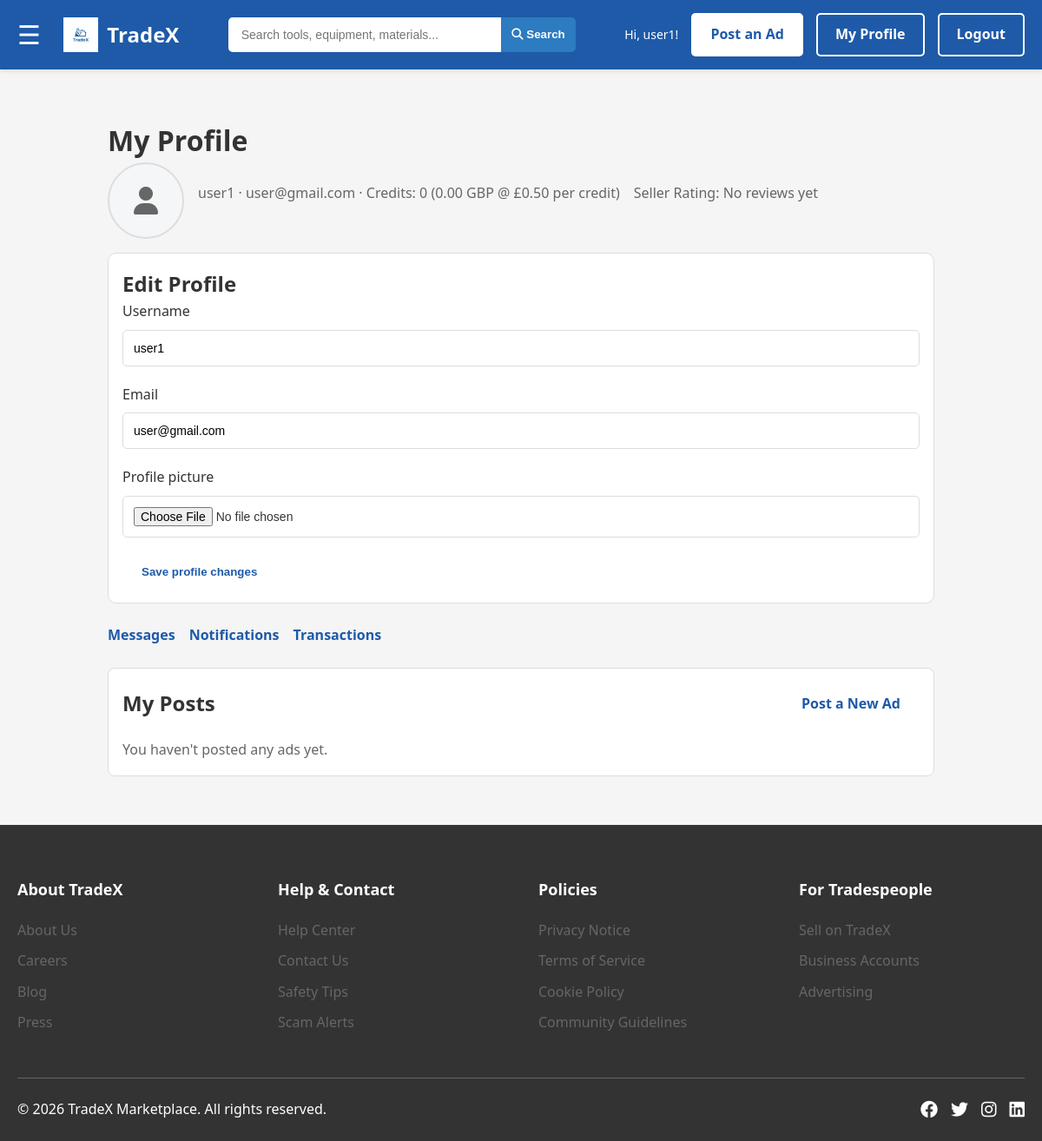
Screenshot of /profile/ (signed in) with the database file from the repository.
### myapp/models.py (models this page shows, shortened)
class User(models.Model):
    username = models.CharField(max_length=50, unique=True)
    email = models.EmailField(unique=True)
    password_hash = models.CharField(max_length=255)
    profile_photo = models.ImageField(upload_to="profiles/", null=True, blank=True)
    credits_balance = models.IntegerField(default=0)
    created_at = models.DateTimeField(auto_now_add=True)

### myapp/views.py (the view)
# urls.py: path("profile/", views.profile, name="profile"),
def profile(request):
    profile_user = _get_profile_user(request)
    if not profile_user:
        return redirect("login")
    if request.method == "POST":
        form = ProfileUpdateForm(request.POST, request.FILES, instance=profile_user)
        if form.is_valid():
            form.save()
            return redirect("profile")
    else:
        form = ProfileUpdateForm(instance=profile_user)
    user_listings = Listing.objects.none()
    user_listings = Listing.objects.filter(user=profile_user).order_by("-createdDate")
    received_reviews = ListingReview.objects.filter(listing__user=profile_user)
    reviews_count = received_reviews.count()
    average_rating = received_reviews.aggregate(avg_rating=Avg("rating"))["avg_rating"]
    credit_value_gbp = Decimal(profile_user.credits_balance) * Decimal("0.50")
    return render(request, "profile/profile.html", {
        **get_nav_context(request),
        "profile_user": profile_user,
        "user_listings": user_listings,
        "reviews_count": reviews_count,
        "average_rating": average_rating,
        "credit_value_gbp": credit_value_gbp,
        "profile_form": form,
    })

### myapp/forms.py (shortened to what this page needs)
class ProfileUpdateForm(forms.ModelForm):
    class Meta:
        model = User
        fields = ["username", "email", "profile_photo"]
    def __init__(self, *args, **kwargs):
        super().__init__(*args, **kwargs)
        self.fields["username"].max_length = 50
        self.fields["profile_photo"].required = False

### myapp/views.py (called while the page is built)
def _get_profile_user(request):
    user_id = request.session.get("user_id")
    profile_user = None
    if user_id:
        profile_user = User.objects.filter(id=user_id).first()
    if not profile_user and request.user.is_authenticated:
        profile_user = User.objects.filter(username=request.user.username).first()
        if profile_user:
            request.session["user_id"] = profile_user.id
    return profile_user

def get_nav_context(request):
    user_id = request.session.get("user_id")
    user = None
    if user_id:
        try:
            user = User.objects.get(id=user_id)
        except User.DoesNotExist:
            pass
    return {"user_id": user_id, "user": user}

### myapp/templates/profile/profile.html (shortened to what this page needs)
{% load static %}
<!DOCTYPE html>
<html lang="en">
<head>
    <link rel="stylesheet" href="{% static 'styles/styles.css' %}">
    <link rel="stylesheet" href="{% static 'home/home.css' %}">
    <link rel="stylesheet" href="{% static 'profile/profile.css' %}">
    <link rel="stylesheet" href="https://cdnjs.cloudflare.com/ajax/libs/font-awesome/6.4.0/css/all.min.css">
</head>
<body>
    <nav class="navbar">
        <div class="nav-container">
            <span id="openNavBtn" style="font-size:30px;cursor:pointer;color:white;">&#9776;</span>
            <a href="{% url 'home' %}" class="logo">
                <img src="{% static 'images/tradex-logo.png' %}" alt="TradeX Logo">
                <span>TradeX</span>
            </a>
            <form class="search-bar" method="GET" action="{% url 'products' %}">
                <input type="text"
                       name="q"
                       placeholder="Search tools, equipment, materials..."
                       value="{{ search_query }}">
                <button type="submit" class="search-btn">
                    <i class="fas fa-search"></i> Search
                </button>
            </form>
            <div class="nav-actions">
                {% if user_id %}
                    <span class="user-greeting">Hi, {{ user.username }}!</span>
                    <a href="{% url 'create_listing' %}" class="btn btn-primary">Post an Ad</a>
                    <a href="{% url 'profile' %}" class="btn btn-secondary">My Profile</a>
                    <a href="{% url 'logout' %}" class="btn btn-outline">Logout</a>
                {% else %}
                    <a href="{% url 'create_listing' %}" class="btn btn-primary">Post an Ad</a>
                    <a href="{% url 'register' %}" class="btn btn-secondary">Sign Up</a>
                    <a href="{% url 'login' %}" class="btn btn-outline">Login</a>
                {% endif %}
            </div>
        </div>
    </nav>
    <div class="profile-outer-div">
         <h1>My Profile</h1>
        {% if profile_user %}
                <div class="profile-header">
                <div class="profile-photo-wrapper">
                    {% if profile_user.profile_photo %}
                        <img src="{{ profile_user.profile_photo.url }}" alt="{{ profile_user.username }} profile photo" class="profile-photo">
                    {% else %}
                        <div class="profile-photo profile-photo-placeholder">
                            <i class="fas fa-user"></i>
                        </div>
                    {% endif %}
                </div>
                <p class="profile-meta">
                    {{ profile_user.username }} · {{ profile_user.email }} · Credits: {{ profile_user.credits_balance }} ({{ credit_value_gbp|floatformat:2 }} GBP @ £0.50 per credit)
                </p>
                                <p class="profile-meta">
                    Seller Rating:
                    {% if reviews_count %}
                        {{ average_rating|floatformat:1 }}/5 ({{ reviews_count }} review{{ reviews_count|pluralize }})
                    {% else %}
                        No reviews yet
                    {% endif %}
                </p>
            </div>
            <section class="profile-edit-section">
                <h2>Edit Profile</h2>
                <form method="POST" enctype="multipart/form-data" class="profile-edit-form">
                    <div class="form-group">
                        <label for="{{ profile_form.username.id_for_label }}">Username</label>
                        {{ profile_form.username }}
                    </div>
                    <div class="form-group">
                        <label for="{{ profile_form.email.id_for_label }}">Email</label>
                        {{ profile_form.email }}
                    </div>
                    <div class="form-group">
                        <label for="{{ profile_form.profile_photo.id_for_label }}">Profile picture</label>
                        {{ profile_form.profile_photo }}
                    </div>
                    <button type="submit" class="btn btn-primary">Save profile changes</button>
                </form>
            </section>
        {% endif %}
        <div class="link-div">
            <a href="{% url 'messages' %}">Messages</a>
            <a href="{% url 'notifications' %}">Notifications</a>
            <a href="{% url 'transactions' %}">Transactions</a>
        </div>
        <section class="posts-section">
            <div class="posts-header">
                <h2>My Posts</h2>
                <a href="{% url 'create_listing' %}" class="btn btn-primary">Post a New Ad</a>
            </div>
            {% if user_listings %}
                <div class="posts-grid">
                    {% for listing in user_listings %}
                        <article class="post-card">
                            <h3>{{ listing.title }}</h3>
                            <p class="post-description">{{ listing.description }}</p>
                            <p class="post-meta">Condition: {{ listing.get_condition_display }} · Status: {{ listing.get_status_display }}</p>
                            <p class="post-price">£{{ listing.price }}</p>
                            <div class="post-actions">
                                <a href="{% url 'product_details' listing.id %}">View post</a>
                                <a href="{% url 'edit_listing' listing.id %}" class="btn btn-secondary">Edit</a>
                                <a href="{% url 'delete_listing' listing.id %}" class="btn btn-outline" onclick="return confirm('Delete this ad?');">Delete</a>
                            </div>
                                <div class="post-actions" style="margin-top:0.5rem;gap:0.5rem;">
                                <form method="post" action="{% url 'update_listing_status' listing.id %}">
                                    {% csrf_token %}
                                    <input type="hidden" name="status" value="active">
                                    <button type="submit" class="btn btn-outline" {% if listing.status == 'active' %}disabled{% endif %}>Mark Active</button>
                                </form>
                                <form method="post" action="{% url 'update_listing_status' listing.id %}">
                                    {% csrf_token %}
                                    <input type="hidden" name="status" value="sold">
                                    <button type="submit" class="btn btn-secondary" {% if listing.status == 'sold' %}disabled{% endif %}>Mark Sold</button>
                                </form>
                            </div>
                        </article>
                    {% endfor %}
                </div>
            {% else %}
                <p class="empty-posts">You haven't posted any ads yet.</p>
            {% endif %}
        </section>
    </div>
    <footer class="footer">
        <div class="container">
            <div class="footer-grid">
                <div class="footer-section">
                    <h4>About TradeX</h4>
                    <ul>
                        <li><a href="#">About Us</a></li>
                        <li><a href="#">Careers</a></li>
                        <li><a href="#">Blog</a></li>
                        <li><a href="#">Press</a></li>
                    </ul>
                </div>
                <div class="footer-section">
                    <h4>Help & Contact</h4>
                    <ul>
                        <li><a href="#">Help Center</a></li>
                        <li><a href="#">Contact Us</a></li>
                        <li><a href="#">Safety Tips</a></li>
                        <li><a href="#">Scam Alerts</a></li>
                    </ul>
                </div>
                <div class="footer-section">
                    <h4>Policies</h4>
                    <ul>
                        <li><a href="#">Privacy Notice</a></li>
                        <li><a href="#">Terms of Service</a></li>
                        <li><a href="#">Cookie Policy</a></li>
                        <li><a href="#">Community Guidelines</a></li>
                    </ul>
                </div>
                <div class="footer-section">
                    <h4>For Tradespeople</h4>
                    <ul>
                        <li><a href="{% url 'create_listing' %}">Sell on TradeX</a></li>
                        <li><a href="#">Business Accounts</a></li>
                        <li><a href="#">Advertising</a></li>
                    </ul>
                </div>
            </div>
            <div class="footer-bottom">
                <p>&copy; {% now "Y" %} TradeX Marketplace. All rights reserved.</p>
                <div class="social-links">
                    <a href="#"><i class="fab fa-facebook"></i></a>
                    <a href="#"><i class="fab fa-twitter"></i></a>
                    <a href="#"><i class="fab fa-instagram"></i></a>
                    <a href="#"><i class="fab fa-linkedin"></i></a>
                </div>
            </div>
        </div>
    </footer>
</body>
</html>

### myapp/static/styles/styles.css (style rules this page uses)
:root { --primary-blue: #1E5AA8; --secondary-blue: #2D7BC0; --light-blue: #E8F1F8; --white: #FFFFFF; --dark-gray: #333333; --medium-gray: #666666; --light-gray: #F5F5F5; --border-color: #DDDDDD; }
.nav-container { max-width: 1400px; margin: 0 auto; padding: 0 20px; display: flex; align-items: center; justify-content: space-between; }
.navbar { background-color: var(--primary-blue); padding: 15px 0; position: sticky; top: 0; z-index: 1000; box-shadow: 0 2px 5px rgba(0,0,0,0.1); }
.logo { display: flex; align-items: center; gap: 10px; text-decoration: none; color: var(--white); font-size: 24px; font-weight: bold; }
.logo img { height: 40px; width: auto; }
.search-bar { display: flex; flex: 1; max-width: 400px; margin: 0 30px; }
.search-bar input { flex: 1; padding: 12px 15px; border: none; border-radius: 5px 0 0 5px; font-size: 14px; outline: none; }
.search-btn { padding: 4px 12px; background-color: var(--secondary-blue); color: var(--white); border: none; border-radius: 0 5px 5px 0; cursor: pointer; font-weight: bold; }
.nav-actions { display: flex; align-items: center; gap: 15px; }
.user-greeting { color: var(--white); font-size: 14px; }
.btn { padding: 10px 20px; border-radius: 5px; text-decoration: none; font-weight: bold; cursor: pointer; transition: all 0.3s ease; display: inline-block; border: 2px solid transparent; }
.btn-primary { background-color: var(--white); color: var(--primary-blue); }
.btn-secondary { background-color: transparent; color: var(--white); border: 2px solid var(--white); }
.btn-outline { background-color: transparent; color: var(--white); border: 2px solid var(--white); }
.footer { background-color: var(--dark-gray); color: var(--white); padding: 60px 0 20px; }
.footer-grid { display: grid; grid-template-columns: repeat(auto-fit, minmax(200px, 1fr)); gap: 40px; margin-bottom: 40px; }
.footer-section h4 { margin-bottom: 20px; color: var(--white); font-size: 18px; }
.footer-section ul { list-style: none; }
.footer-section ul li { margin-bottom: 10px; }
.footer-section ul li a { color: var(--medium-gray); text-decoration: none; transition: color 0.3s ease; }
.footer-bottom { display: flex; justify-content: space-between; align-items: center; padding-top: 20px; border-top: 1px solid var(--medium-gray); }
.social-links { display: flex; gap: 15px; }
.social-links a { color: var(--white); font-size: 20px; transition: color 0.3s ease; }

### myapp/static/home/home.css (style rules this page uses)
* { margin: 0; padding: 0; box-sizing: border-box; }
body { font-family: 'Segoe UI', Tahoma, Geneva, Verdana, sans-serif; background-color: var(--light-gray); color: var(--dark-gray); line-height: 1.6; }
.container { max-width: 1200px; margin: 0 auto; padding: 0 20px; }
.form-group { margin-bottom: 20px; }
.form-group label { display: block; margin-bottom: 8px; color: var(--dark-gray); font-weight: 500; }
.form-group input { width: 100%; padding: 12px; border: 1px solid var(--border-color); border-radius: 5px; font-size: 14px; }

### rows the page displays
User: username "user1", email "user@gmail.com", credits_balance "0"

### other values shown
{{ credit_value_gbp|floatformat:2 }} "0.00"
